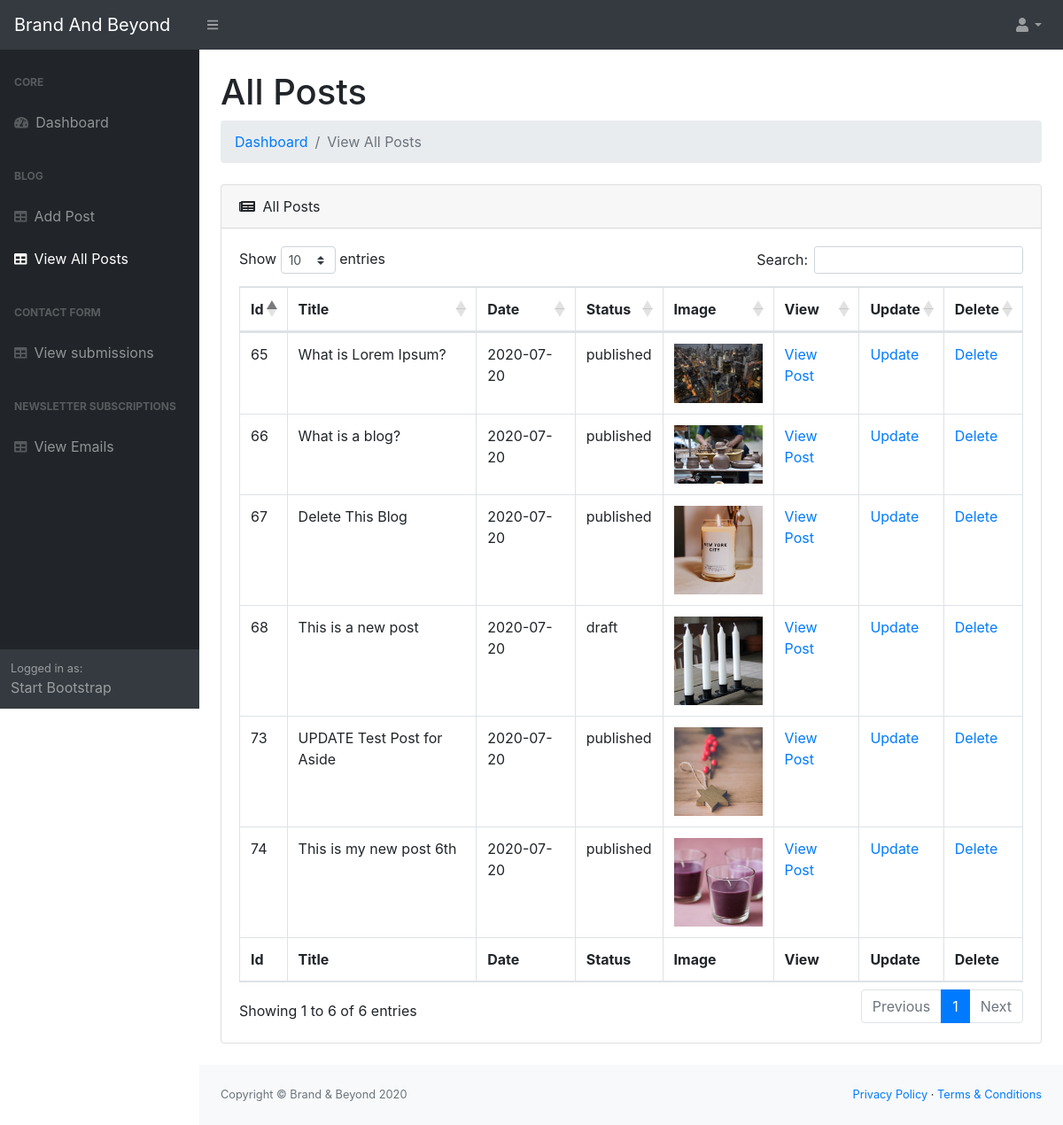
The page /admin/posts.php on the database its author committed.
### tables this page shows
CREATE TABLE `posts` (
  `post_id` int(11) NOT NULL,
  `post_title` varchar(255) NOT NULL,
  `post_date` date NOT NULL,
  `post_update` date NOT NULL,
  `post_image` text NOT NULL,
  `post_content` text NOT NULL,
  `post_status` varchar(255) NOT NULL
);

### admin/includes/view_all_posts.php (the view, shortened to what this page needs)
<?php
        $query = "SELECT * from posts";
        $select_posts= mysqli_query($conn, $query);
?>
<main>
<div class="container-fluid">
    <h1 class="mt-4">All Posts</h1>
    <ol class="breadcrumb mb-4">
        <li class="breadcrumb-item"><a href="index.html">Dashboard</a></li>
        <li class="breadcrumb-item active">View All Posts</li>
    </ol>
    <div class="card mb-4">
        <div class="card-header">
            <i class="fas fa-newspaper mr-1"></i>
            All Posts
        </div>
        <div class="card-body">
            <div class="table-responsive">
                <table class="table table-bordered" id="dataTable" width="100%" cellspacing="0">
                    <thead>
                        <tr>
                            <th>Id</th>
                            <th>Title</th>
                            <th>Date</th>
                            <th>Status</th>
                            <th>Image</th>
                            <th>View</th>
                            <th>Update</th>
                            <th>Delete</th>
                        </tr>
                    </thead>
                    <tfoot>
                        <tr>
                            <th>Id</th>
                            <th>Title</th>
                            <th>Date</th>
                            <th>Status</th>
                            <th>Image</th>
                            <th>View</th>
                            <th>Update</th>
                            <th>Delete</th>
                        </tr>
                    </tfoot>
                    <tbody>
                    <?php
        while($row = mysqli_fetch_assoc($select_posts))
        {
            $post_id = $row['post_id'];
            $post_title = $row['post_title'];
            $post_status = $row['post_status'];
            $post_image = $row['post_image'];
            $post_date = $row['post_date'];
            echo "<tr>";
            echo "<td>{$post_id}</td>";
            echo "<td>{$post_title}</td>";
            echo "<td>{$post_date}</td>";
            echo "<td>{$post_status}</td>";
            echo "<td><img width=100 src='../img/blog/$post_image' alt='image'></td>";
            echo "<td><a target='_blank' href='../blog_post.php?&post_id={$post_id}'>View Post</a></td>";
            echo "<td><a href='posts.php?source=edit_post&p_id={$post_id}'>Update</a></td>";
            echo "<td><a rel='$post_id' href='javascript:void(0)' class='delete_link'>Delete</a></td>";
        }
?>
                    </tbody>
                </table>
            </div>
        </div>
    </div>
</div>
</main>

### admin/includes/header.php (shortened to what this page needs)
<!DOCTYPE html>
<html lang="en">
    <head>
        <link href="css/styles.css" rel="stylesheet" />
        <link href="https://cdn.datatables.net/1.10.20/css/dataTables.bootstrap4.min.css" rel="stylesheet" />
        <link href="//cdn.quilljs.com/1.3.6/quill.snow.css" rel="stylesheet">
    </head>
    <body class="sb-nav-fixed">

### admin/includes/navigation.php (shortened to what this page needs)
<nav class="sb-topnav navbar navbar-expand navbar-dark bg-dark">
            <a class="navbar-brand" href="index.html">Brand And Beyond</a>
            <button class="btn btn-link btn-sm order-1 order-lg-0" id="sidebarToggle" href="#"><i class="fas fa-bars"></i></button>
            <ul class="navbar-nav ml-auto ml-md-0">
                <li class="nav-item dropdown">
                    <a class="nav-link dropdown-toggle" id="userDropdown" href="#" role="button" data-toggle="dropdown" aria-haspopup="true" aria-expanded="false"><i class="fas fa-user fa-fw"></i></a>
                </li>
            </ul>
        </nav>

### admin/includes/sidenav.php
<div id="layoutSidenav">
    <div id="layoutSidenav_nav">
        <nav class="sb-sidenav accordion sb-sidenav-dark" id="sidenavAccordion">
            <div class="sb-sidenav-menu">
                <div class="nav">
                    <div class="sb-sidenav-menu-heading">Core</div>
                    <a class="nav-link" href="./index.php">
                        <div class="sb-nav-link-icon"><i class="fas fa-tachometer-alt"></i></div>
                        Dashboard
                    </a>
                    <div class="sb-sidenav-menu-heading">Blog</div>
                    <a class="nav-link" href="./posts.php?source=add_post">
                        <div class="sb-nav-link-icon"><i class="fas fa-table"></i></div>
                        Add Post
                    </a>
                    <a class="nav-link" href="./posts.php">
                        <div class="sb-nav-link-icon"><i class="fas fa-table"></i></div>
                        View All Posts
                    </a>
                    <div class="sb-sidenav-menu-heading">Contact Form</div>
                    <a class="nav-link" href="./viewContactSubmissions.php">
                        <div class="sb-nav-link-icon"><i class="fas fa-table"></i></div>
                        View submissions
                    </a>
                    <div class="sb-sidenav-menu-heading">Newsletter SUbscriptions</div>
                    <a class="nav-link" href="./newsletterSubs.php">
                        <div class="sb-nav-link-icon"><i class="fas fa-table"></i></div>
                       View Emails
                    </a>
                </div>
            </div>
            <div class="sb-sidenav-footer">
                <div class="small">Logged in as:</div>
                Start Bootstrap
            </div>
        </nav>
    </div>
    <div id="layoutSidenav_content">

### admin/posts.php (shortened to what this page needs)
<?php include './includes/header.php' ?>
<?php include './includes/navigation.php' ?>
<?php include './includes/sidenav.php' ?>
<?php include './includes/config.php' ?>
<?php
  if(isset($_GET['source'])){
      $source = $_GET['source'];
  }else{
      $source = "";
  }
  switch($source){
      default :
          include "includes/view_all_posts.php";
  }
?>
<?php include './includes/footer.php' ?>

### admin/includes/footer.php (shortened to what this page needs)
<footer class="py-4 bg-light mt-auto">
                    <div class="container-fluid">
                        <div class="d-flex align-items-center justify-content-between small">
                            <div class="text-muted">Copyright &copy; Brand & Beyond 2020</div>
                            <div>
                                <a href="#">Privacy Policy</a>
                                &middot;
                                <a href="#">Terms &amp; Conditions</a>
                            </div>
                        </div>
                    </div>
                </footer>
            </div>
        </div>
    </body>
</html>

### rows shown on the page
posts: post_id "65", post_title "What is Lorem Ipsum?", post_date "2020-07-20", post_status "published", post_image (picture)
posts: post_id "66", post_title "What is a blog?", post_date "2020-07-20", post_status "published", post_image (picture)
posts: post_id "67", post_title "Delete This Blog", post_date "2020-07-20", post_status "published", post_image (picture)
posts: post_id "68", post_title "This is a new post", post_date "2020-07-20", post_status "draft", post_image (picture)
posts: post_id "73", post_title "UPDATE Test Post for Aside", post_date "2020-07-20", post_status "published", post_image (picture)
posts: post_id "74", post_title "This is my new post 6th", post_date "2020-07-20", post_status "published", post_image (picture)
